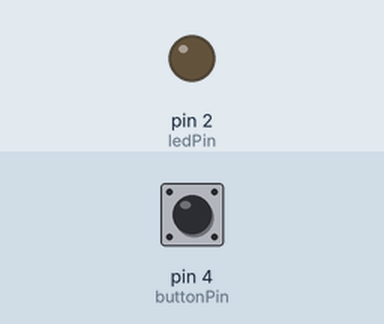
Simulated run of this sketch. Board: Arduino Uno, built with avr-gcc and run on an emulated ATmega328P. Parts: output pins drawn as LEDs (lit = HIGH). The inputs (shaded band) are chosen by the test bench; at power-on: pin 4 (buttonPin) LOW. What the sketch prints to the serial monitor is not drawn.

Above: at 1.2 s.
1.3 s: pin 4 (buttonPin) pulled HIGH for 0.15 s
At 1.38 s:
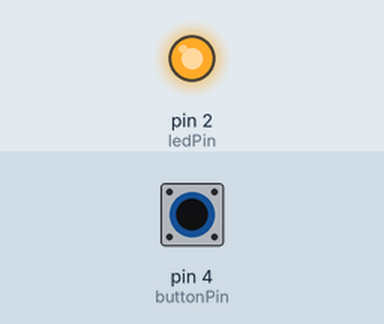
2.9 s: pin 4 (buttonPin) pulled HIGH for 3.2 s
At 7.0 s:
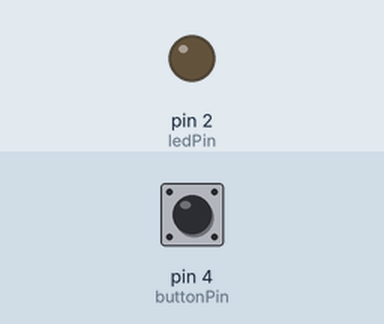
Timing chart, 0 to 8.5 s (numbered marks = the images above; inputs shaded):
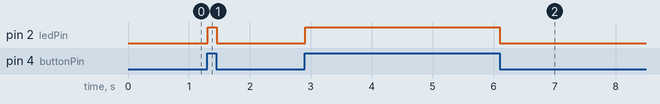

The sketch:

DigitalRead.ino
```cpp
const int ledPin = 2;
const int buttonPin = 4;

int buttonStatus;

void setup() {
  Serial.begin(9600);
  pinMode(ledPin, OUTPUT);
  pinMode(buttonPin, INPUT);
}

void loop() {
  buttonStatus = digitalRead(buttonPin);
  Serial.println(buttonPin);
  if (buttonStatus == HIGH){
    digitalWrite(ledPin, HIGH);
  } else {
    digitalWrite(ledPin, LOW);
  }
}
```

Measured:
- after the input at 1.3 s, pin 2 (ledPin): LOW → HIGH at once, → LOW 0.15 s later
- after the input at 2.9 s, pin 2 (ledPin): LOW → HIGH at once, → LOW 3.2 s later
